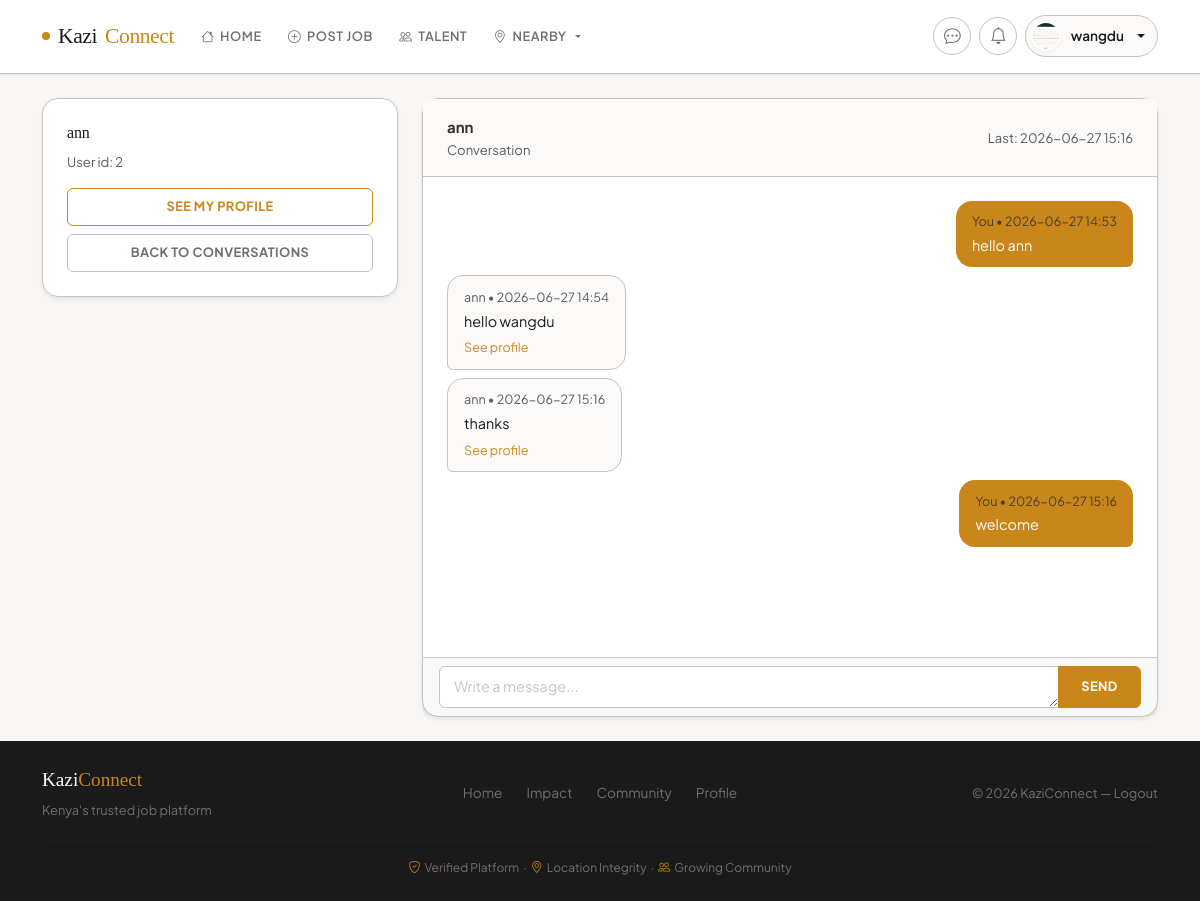
The page /messages/2 (signed in) on the database its author committed.
### app.py (models this page shows, shortened)
class User(UserMixin, db.Model):
    __tablename__ = 'user'
    id = db.Column(db.Integer, primary_key=True)
    username = db.Column(db.String(80), unique=True, nullable=True, index=True)
    email = db.Column(db.String(120), unique=True, nullable=False, index=True)
    password_hash = db.Column(db.String(255), nullable=False)
    role = db.Column(db.String(20), nullable=False, default='worker', index=True)  # 'worker' or 'recruiter'
    phone_number = db.Column(db.String(30))
    national_id = db.Column(db.String(50))
    certificate_of_good_conduct = db.Column(db.String(255))
    profile_picture = db.Column(db.String(255))
    location = db.Column(db.String(100))
    latitude = db.Column(db.Float, nullable=True)
    longitude = db.Column(db.Float, nullable=True)
    work_type = db.Column(db.String(100))
    profile_completed = db.Column(db.Boolean, default=False)
    created_at = db.Column(db.DateTime, default=lambda: datetime.now(timezone.utc))
    real_ip = db.Column(db.String(45), nullable=True)  # IPv6 can be up to 45 chars
    real_latitude = db.Column(db.Float, nullable=True)
    real_longitude = db.Column(db.Float, nullable=True)
    real_city = db.Column(db.String(100), nullable=True)
    real_country = db.Column(db.String(100), nullable=True)
    real_region = db.Column(db.String(100), nullable=True)
    location_discrepancy = db.Column(db.Boolean, default=False)  # Flag if custom location differs from real
    location_verified_at = db.Column(db.DateTime, nullable=True)
    suspension_end_date = db.Column(db.DateTime, nullable=True)  # Track when suspension ends
    suspension_reason = db.Column(db.String(255), nullable=True)
    suspension_duration = db.Column(db.String(20), nullable=True)  # 'hour', 'day', 'week', 'month', 'year', 'custom'
    is_admin = db.Column(db.Boolean, default=False)
    suspended = db.Column(db.Boolean, default=False)
    burned = db.Column(db.Boolean, default=False)  # Permanently banned
    warnings_count = db.Column(db.Integer, default=0)
    jobs_posted = db.relationship('Job', backref='poster', lazy=True, cascade='all, delete-orphan')
    applications = db.relationship('JobApplication', backref='applicant', lazy=True, cascade='all, delete-orphan')
    notifications = db.relationship('Notification', backref='user', lazy=True, cascade='all, delete-orphan')
    sent_messages = db.relationship('Message', foreign_keys='Message.sender_id', backref='sender', lazy='dynamic', cascade='all, delete-orphan')
    received_messages = db.relationship('Message', foreign_keys='Message.recipient_id', backref='recipient', lazy='dynamic', cascade='all, delete-orphan')
    def is_recruiter(self):
        return self.role == 'recruiter'

class Message(db.Model):
    __tablename__ = 'message'
    id = db.Column(db.Integer, primary_key=True)
    sender_id = db.Column(db.Integer, db.ForeignKey('user.id'), nullable=False)
    recipient_id = db.Column(db.Integer, db.ForeignKey('user.id'), nullable=False)
    body = db.Column(db.Text, nullable=False)
    created_at = db.Column(db.DateTime, default=lambda: datetime.now(timezone.utc))
    read = db.Column(db.Boolean, default=False)

### app.py (the view, shortened to what this page needs)
@app.route('/messages/<int:other_id>', methods=['GET', 'POST'])
@login_required
def messages_conversation(other_id):
    other = User.query.get_or_404(other_id)
    if other.id == current_user.id:
        flash('You cannot message yourself', 'warning')
        return redirect(url_for('messages_list'))
    msgs = Message.query.filter(
        or_(
            and_(Message.sender_id == current_user.id, Message.recipient_id == other.id),
            and_(Message.sender_id == other.id, Message.recipient_id == current_user.id)
        )
    ).order_by(Message.created_at.asc()).all()
    try:
        Message.query.filter_by(
            sender_id=other.id,
            recipient_id=current_user.id,
            read=False
        ).update({'read': True}, synchronize_session=False)
        db.session.commit()
    except Exception as e:
        db.session.rollback()
        app.logger.error(f'Mark messages read error: {e}')
    return render_template('message_thread.html', other=other, messages=msgs)

### app.py (called while the page is built)
@app.context_processor
def inject_template_helpers():
    return {
        "now": lambda: datetime.utcnow(),
        "csrf_token": generate_csrf,
        "sanitize": sanitize_html
    }

@app.context_processor
def inject_template_helpers():
    return {
        "now": lambda: datetime.now(timezone.utc),
        "csrf_token": generate_csrf,
        "sanitize": sanitize_html
    }

@login_manager.user_loader
def load_user(user_id):
    try:
        return db.session.get(User, int(user_id))
    except (ValueError, TypeError):
        return None

### templates/message_thread.html (shortened to what this page needs)
{% extends 'base.html' %}
{% block content %}
<div class="row">
  <div class="col-12 col-lg-4 mb-3">
    <div class="card shadow-sm">
      <div class="card-body">
        <h6>{{ other.username or other.email }}</h6>
        <div class="small text-muted">User id: {{ other.id }}</div>
        <div class="mt-3 d-grid gap-2">
          <a class="btn btn-outline-primary" href="{{ url_for('profile') }}">See my profile</a>
          <a class="btn btn-outline-secondary" href="{{ url_for('messages_list') }}">Back to conversations</a>
        </div>
      </div>
    </div>
  </div>
  <div class="col-12 col-lg-8">
    <div class="card shadow-sm">
      <div class="card-header d-flex justify-content-between align-items-center">
        <div>
          <strong>{{ other.username or other.email }}</strong>
          <div class="small text-muted">Conversation</div>
        </div>
        <div class="small text-muted">Last: {% if messages %}{{ messages[-1].created_at.strftime('%Y-%m-%d %H:%M') }}{% else %}—{% endif %}</div>
      </div>
      <div class="card-body" style="height:60vh; overflow:auto;" id="messages-container">
        <div class="d-flex flex-column gap-2">
          {% for m in messages %}
            {% if m.sender_id == current_user.id %}
              <div class="d-flex justify-content-end">
                <div class="message-bubble message-sent">
                  <div class="small text-muted mb-1">You • {{ m.created_at.strftime('%Y-%m-%d %H:%M') }}</div>
                  <div>{{ m.body|e }}</div>
                </div>
              </div>
            {% else %}
              <div class="d-flex justify-content-start">
                <div class="message-bubble message-recv">
                  <div class="small text-muted mb-1">{{ other.username or other.email }} • {{ m.created_at.strftime('%Y-%m-%d %H:%M') }}</div>
                  <div>{{ m.body|e }}</div>
                  <div class="mt-1"><a href="{{ url_for('profile') }}" class="small">See profile</a></div>
                </div>
              </div>
            {% endif %}
          {% endfor %}
        </div>
      </div>
      <div class="card-footer">
        <form id="composeForm" method="post" action="{{ url_for('messages_conversation', other_id=other.id) }}">
          <div class="input-group">
            <textarea class="form-control" name="body" id="body" rows="1" placeholder="Write a message..." required></textarea>
            <button class="btn btn-primary" id="sendBtn">Send</button>
          </div>
        </form>
      </div>
    </div>
  </div>
</div>
{% endblock %}

### templates/base.html (shortened to what this page needs)
<!doctype html>
<html lang="en">
  <head>
    <link href="https://cdn.jsdelivr.net/npm/bootstrap@5.3.2/dist/css/bootstrap.min.css" rel="stylesheet">
    <link href="https://cdn.jsdelivr.net/npm/bootstrap-icons@1.11.3/font/bootstrap-icons.css" rel="stylesheet">
    <link rel="stylesheet" href="{{ url_for('static', filename='styles.css') }}">
  </head>
  <body class="d-flex flex-column min-vh-100">
    <nav class="navbar navbar-expand-lg">
      <div class="container">
        <a class="navbar-brand" href="{{ url_for('index') }}">
          <span class="brand-dot"></span>
          Kazi<span>Connect</span>
        </a>
        <div class="collapse navbar-collapse" id="navMain">
          <ul class="navbar-nav me-auto mb-2 mb-lg-0 gap-1">
            <li class="nav-item">
              <a class="nav-link {% if request.endpoint == 'index' %}active{% endif %}"
                 href="{{ url_for('index') }}">
                <i class="bi bi-house"></i> Home
              </a>
            </li>
            {% if current_user.is_authenticated %}
              {% if current_user.is_recruiter() %}
                <li class="nav-item">
                  <a class="nav-link {% if request.endpoint == 'post_job' %}active{% endif %}"
                     href="{{ url_for('post_job') }}">
                    <i class="bi bi-plus-circle"></i> Post Job
                  </a>
                </li>
                <li class="nav-item">
                  <a class="nav-link {% if request.endpoint == 'all_users' %}active{% endif %}"
                     href="{{ url_for('all_users') }}">
                    <i class="bi bi-people"></i> Talent
                  </a>
                </li>
              {% endif %}
              <li class="nav-item dropdown">
                <a class="nav-link dropdown-toggle" href="#" role="button"
                   data-bs-toggle="dropdown" aria-expanded="false">
                  <i class="bi bi-geo-alt"></i> Nearby
                </a>
              </li>
            {% endif %}
          </ul>
          <ul class="navbar-nav mb-2 mb-lg-0 align-items-center gap-2">
            {% if current_user.is_authenticated %}
              <li class="nav-item">
                <a class="icon-btn" href="{{ url_for('messages_list') }}" title="Messages">
                  <i class="bi bi-chat-dots"></i>
                </a>
              </li>
              <li class="nav-item dropdown">
                <a class="icon-btn" href="#" role="button" id="notifBellToggle"
                   data-bs-toggle="dropdown" aria-expanded="false" title="Notifications">
                  <i class="bi bi-bell"></i>
                </a>
              </li>
              <li class="nav-item dropdown">
                <a class="user-profile-pill dropdown-toggle" href="#" role="button"
                   data-bs-toggle="dropdown" aria-expanded="false">
                  {% if current_user.profile_picture %}
                    <img src="{{ url_for('uploaded_file', filename=current_user.profile_picture) }}"
                         alt="Profile" class="user-avatar">
                  {% else %}
                    <div class="user-avatar-placeholder">
                      {{ (current_user.username or current_user.email)[0].upper() }}
                    </div>
                  {% endif %}
                  <span class="d-none d-sm-inline">
                    {{ current_user.username or current_user.email.split('@')[0] }}
                  </span>
                </a>
              </li>
            {% endif %}
          </ul>
        </div>
      </div>
    </nav>
    <main class="container flex-grow-1 py-4">
      {% block content %}{% endblock %}
    </main>
    <footer class="mt-auto py-4">
      <div class="container">
        <div class="row align-items-center g-3">
          <div class="col-md-4">
            <div class="footer-brand">Kazi<span>Connect</span></div>
            <p class="mt-1 mb-0" style="font-size:.8rem; color:var(--stone);">
              Kenya's trusted job platform
            </p>
          </div>
          <div class="col-md-4 text-center">
            <div style="display:flex; justify-content:center; gap:1.5rem; font-size:.85rem;">
              <a href="{{ url_for('index') }}">Home</a>
              <a href="{{ url_for('program_impact') }}">Impact</a>
              {% if current_user.is_authenticated %}
                <a href="{{ url_for('all_users') }}">Community</a>
                <a href="{{ url_for('profile') }}">Profile</a>
              {% else %}
                <a href="{{ url_for('login') }}">Login</a>
                <a href="{{ url_for('register') }}">Register</a>
              {% endif %}
            </div>
          </div>
          <div class="col-md-4 text-md-end" style="font-size:.8rem; color:var(--stone);">
            &copy; {{ now().year }} KaziConnect &mdash;
            {% if current_user.is_authenticated %}
              <a href="{{ url_for('logout') }}">Logout</a>
            {% else %}
              All rights reserved
            {% endif %}
          </div>
        </div>
        <hr style="border-color:rgba(255,255,255,.1); margin:1.25rem 0 1rem;">
        <div class="text-center" style="font-size:.75rem; color:var(--stone);">
          <i class="bi bi-shield-check me-1" style="color:var(--clay);"></i>Verified Platform &nbsp;·&nbsp;
          <i class="bi bi-geo-alt me-1" style="color:var(--clay);"></i>Location Integrity &nbsp;·&nbsp;
          <i class="bi bi-people me-1" style="color:var(--clay);"></i>Growing Community
        </div>
      </div>
    </footer>
  </body>
</html>

### rows shown on the page
User: profile_picture (picture), username "wangdu"
User: username "ann", id "2"
Message: created_at "2026-06-27 15:16", body "welcome"
Message: created_at "2026-06-27 14:53", body "hello ann"
Message: created_at "2026-06-27 14:54", body "hello wangdu"
Message: created_at "2026-06-27 15:16", body "thanks"
